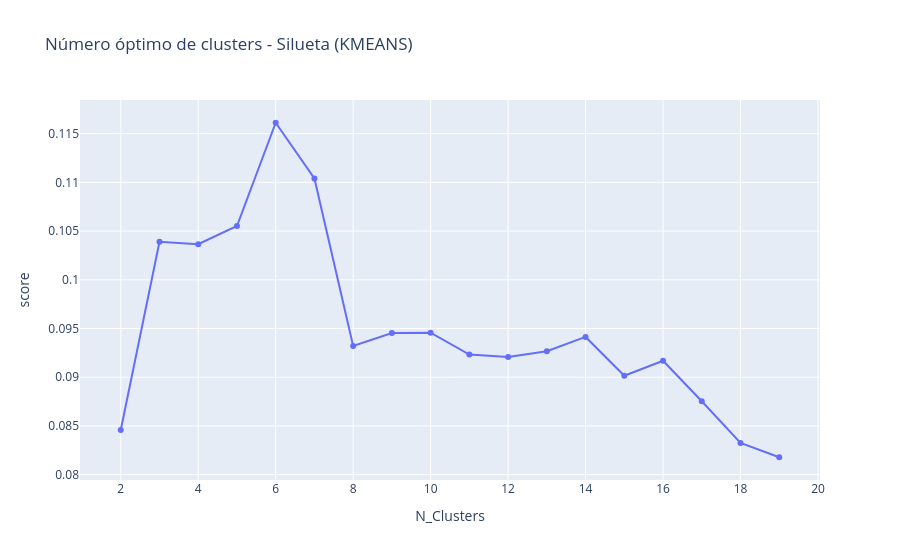

The cell this chart's notebook holds for it:
### Code cell
score_silueta(df_scaled,2,20,model_type="kmeans")

### Figure 1 — Plotly figure (JSON) as saved in the notebook; plotly's stock layout.template omitted (floating-point values rounded to 4 significant figures)
{"data": [{"hovertemplate": "N_Clusters=%{x}<br>score=%{y}<extra></extra>", "legendgroup": "", "line": {"color": "#636efa", "dash": "solid"}, "marker": {"symbol": "circle"}, "mode": "lines+markers", "name": "", "orientation": "v", "showlegend": false, "type": "scatter", "x": [2, 3, 4, 5, 6, 7, 8, 9, 10, 11, 12, 13, 14, 15, 16, 17, 18, 19], "xaxis": "x", "y": [0.08458, 0.1039, 0.1037, 0.1055, 0.1161, 0.1104, 0.0932, 0.09453, 0.09457, 0.09233, 0.09208, 0.09266, 0.09414, 0.09015, 0.09169, 0.08753, 0.08325, 0.08178], "yaxis": "y"}], "layout": {"legend": {"tracegroupgap": 0}, "title": {"text": "Número óptimo de clusters - Silueta (KMEANS)"}, "xaxis": {"anchor": "y", "domain": [0, 1], "title": {"text": "N_Clusters"}}, "yaxis": {"anchor": "x", "domain": [0, 1], "title": {"text": "score"}}}}
